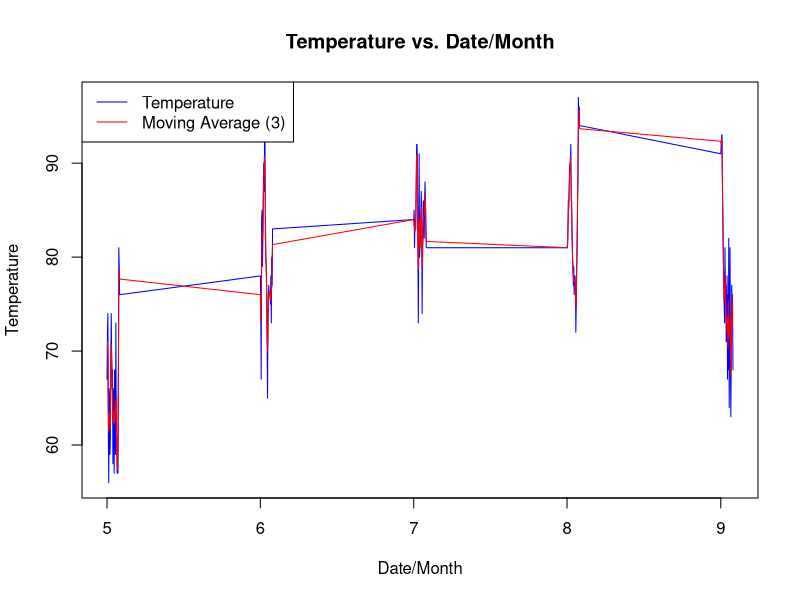

Write R code to recreate this figure.
# Use the dataset airquality, plot the date/month against the temperature. Also plot the moving 
# average at a length of 3. Compare the two results

# Load the datasets package (if not already loaded)
library(datasets)

# Load the airquality dataset
data(airquality)

# Step 1: Convert the Month variable to a Date format
airquality$Date <- as.Date(paste(airquality$Month, "1", airquality$Day, sep = "-"), format = "%Y-%m-%d")

# Step 2: Plot date/month against temperature
plot(airquality$Date, airquality$Temp, type = "l", col = "blue", xlab = "Date/Month", ylab = "Temperature", main = "Temperature vs. Date/Month")

# Step 3: Plot the moving average with a length of 3
lines(airquality$Date, filter(airquality$Temp, rep(1/3, 3), sides = 2), col = "red")
legend("topleft", legend = c("Temperature", "Moving Average (3)"), col = c("blue", "red"), lty = 1)
